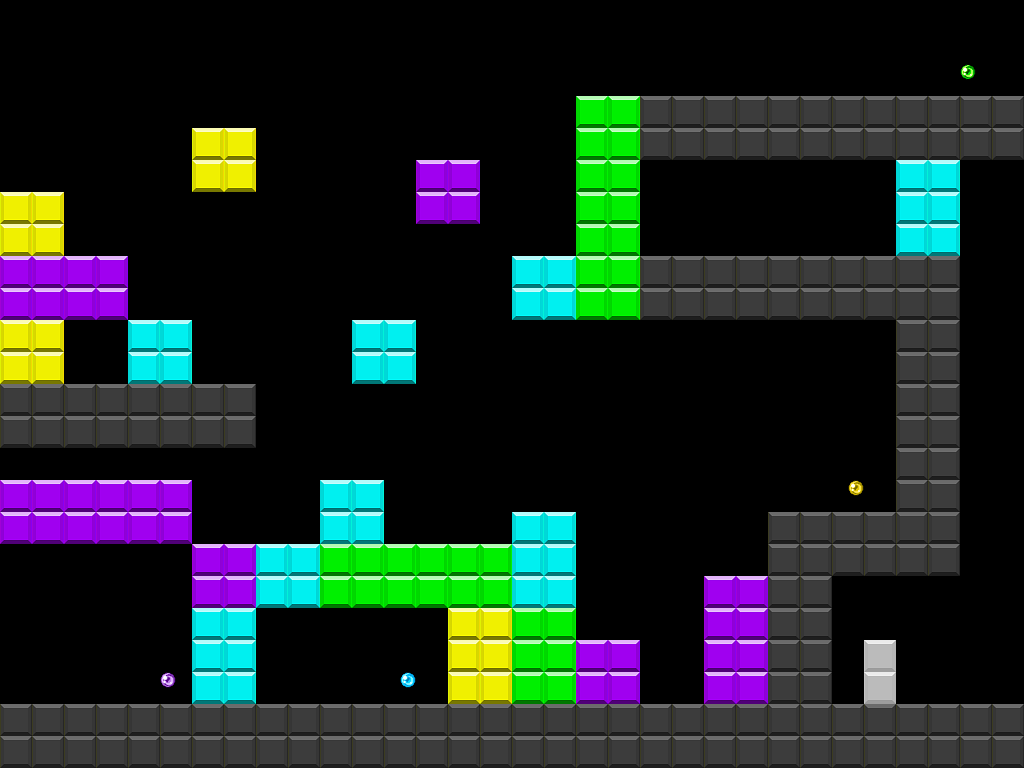

A 2D game scene composited from a Tiled map and its tileset images. What follows is a short description and the map's XML, with each tile layer's data collapsed to a summary:
An orthogonal 64x48 tile map with 16x16 px tiles, 10 tile layers (black, light blue, purple, yellow, ...) and 33 objects.

<map version="1.5" tiledversion="1.7.0" orientation="orthogonal" renderorder="right-down" width="64" height="48" tilewidth="16" tileheight="16" infinite="0" nextlayerid="21" nextobjectid="40">
 <tileset firstgid="1" source="map.tsx" />
 <layer id="1" name="black" width="64" height="48">
  <data>[3072 cells, 624 non-empty, 4 distinct tile ids]</data>
 </layer>
 <layer id="2" name="light blue" width="64" height="48">
  <data>[3072 cells, 152 non-empty, 4 distinct tile ids]</data>
 </layer>
 <layer id="3" name="purple" width="64" height="48">
  <data>[3072 cells, 160 non-empty, 4 distinct tile ids]</data>
 </layer>
 <layer id="4" name="yellow" width="64" height="48">
  <data>[3072 cells, 72 non-empty, 4 distinct tile ids]</data>
 </layer>
 <layer id="5" name="green" width="64" height="48">
  <data>[3072 cells, 128 non-empty, 4 distinct tile ids]</data>
 </layer>
 <layer id="7" name="light blue item" width="64" height="48">
  <data>[3072 cells, 1 non-empty, 1 distinct tile ids]</data>
 </layer>
 <layer id="8" name="purple item" width="64" height="48">
  <data>[3072 cells, 1 non-empty, 1 distinct tile ids]</data>
 </layer>
 <layer id="9" name="yellow item" width="64" height="48">
  <data>[3072 cells, 1 non-empty, 1 distinct tile ids]</data>
 </layer>
 <layer id="10" name="green item" width="64" height="48">
  <data>[3072 cells, 1 non-empty, 1 distinct tile ids]</data>
 </layer>
 <layer id="6" name="door" width="64" height="48">
  <data>[3072 cells, 8 non-empty, 4 distinct tile ids]</data>
 </layer>
 <objectgroup id="11" name="black col">
  <object id="1" x="640" y="96" width="384" height="64" />
  <object id="2" x="640" y="256" width="320" height="64" />
  <object id="3" x="896" y="320" width="64" height="256" />
  <object id="4" x="768" y="512" width="128" height="64" />
  <object id="5" x="768" y="576" width="64" height="128" />
  <object id="6" x="0" y="384" width="256" height="64" />
  <object id="7" x="0" y="704" width="1024" height="64" />
 </objectgroup>
 <objectgroup id="12" name="light blue col">
  <object id="9" x="192" y="608" width="64" height="96" />
  <object id="10" x="256" y="544" width="64" height="64" />
  <object id="11" x="320" y="480" width="64" height="64" />
  <object id="12" x="512" y="512" width="64" height="96" />
  <object id="13" x="352" y="320" width="64" height="64" />
  <object id="14" x="512" y="256" width="64" height="64" />
  <object id="15" x="128" y="320" width="64" height="64" />
  <object id="16" x="896" y="160" width="64" height="96" />
 </objectgroup>
 <objectgroup id="13" name="purple col">
  <object id="18" x="576" y="640" width="64" height="64" />
  <object id="20" x="0" y="256" width="128" height="64" />
  <object id="22" x="416" y="160" width="64" height="64" />
  <object id="35" x="704" y="576" width="64" height="128" />
  <object id="38" x="192" y="544" width="64" height="64" />
  <object id="39" x="0" y="480" width="192" height="64" />
 </objectgroup>
 <objectgroup id="14" name="yellow col">
  <object id="23" x="0" y="192" width="64" height="64" />
  <object id="24" x="192" y="128" width="64" height="64" />
  <object id="25" x="0" y="320" width="64" height="64" />
  <object id="26" x="448" y="608" width="64" height="96" />
 </objectgroup>
 <objectgroup id="15" name="green col">
  <object id="27" x="576" y="96" width="64" height="224" />
  <object id="28" x="320" y="544" width="192" height="64" />
  <object id="29" x="512" y="608" width="64" height="96" />
 </objectgroup>
 <objectgroup id="16" name="light blue item col">
  <object id="30" x="400" y="672" width="16" height="16" />
 </objectgroup>
 <objectgroup id="17" name="purple item col">
  <object id="31" x="160" y="672" width="16" height="16" />
 </objectgroup>
 <objectgroup id="18" name="yellow item col">
  <object id="32" x="848" y="480" width="16" height="16" />
 </objectgroup>
 <objectgroup id="19" name="green item col">
  <object id="33" x="960" y="64" width="16" height="16" />
 </objectgroup>
 <objectgroup id="20" name="door col">
  <object id="34" x="864" y="640" width="32" height="64" />
 </objectgroup>
</map>
